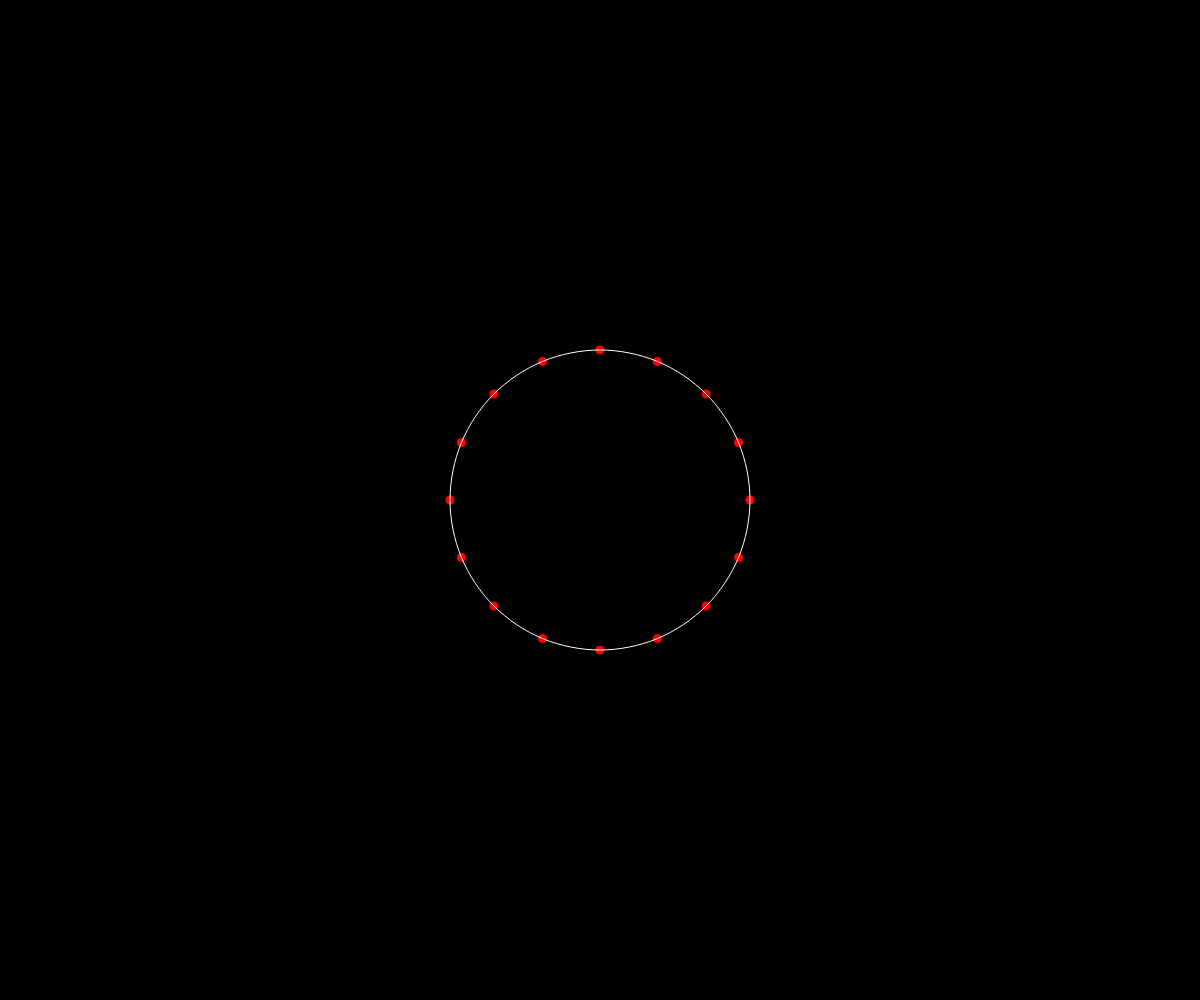
Frame 1 (no input)
Frame 60 (no input): identical to frame 1, image omitted
Frame 120 (the mouse pressed at the canvas centre since frame 60): identical to frame 1, image omitted

The p5.js sketch that drew this single still picture (run headless with seeded random() and noise() and a simulated clock; from frame 60 on, the mouse is pressed at the canvas centre):

// p5.js sketch
// ── sketch.js
/**
 * File: sketch.js
 * Project: Exercise_02_random_walking_extended
 * Version <<projectversion>>
 * File Created: Wednesday, 20th January 2021 9:40:55 am
 * Author: Eoan O'Dea (eoan@web-space.design)
 * -----
 * File Description:
 * Last Modified: Wednesday, 3rd February 2021 10:47:33 am
 * Modified By: Eoan O'Dea (eoan@web-space.design>)
 * -----
 * Copyright 2021 WebSpace, WebSpace
 */

let radius = 150;
let numOfSegments = 16;

let points = [];

function setup() {
  createCanvas(window.innerWidth, window.innerHeight);
  background(0);

  let angle = radians(360 / numOfSegments);

  for (let i = 0; i < numOfSegments; i++) {
    let xPos = cos(angle * i) * radius;
    let yPos = sin(angle * i) * radius;

    points.push(createVector(xPos, yPos));
  }
}

function draw() {
  background(0);
  push();
  translate(width / 2, height / 2);

  beginShape();

  for (let i = 0; i < points.length; i++) {
    fill(255, 0, 0);
    ellipse(points[i].x, points[i].y, 10, 10);
  }

  noFill();
  stroke(255);

  beginShape();

  // First Control Point (Not Drawn)
  curveVertex(points[points.length - 1].x, points[points.length - 1].y);

  for (let i = 0; i < points.length; i++) {
    curveVertex(points[i].x, points[i].y);
  }

  curveVertex(points[0].x, points[0].y);
  curveVertex(points[1].x, points[1].y);

  endShape();
  stroke(255);

  pop();
}
